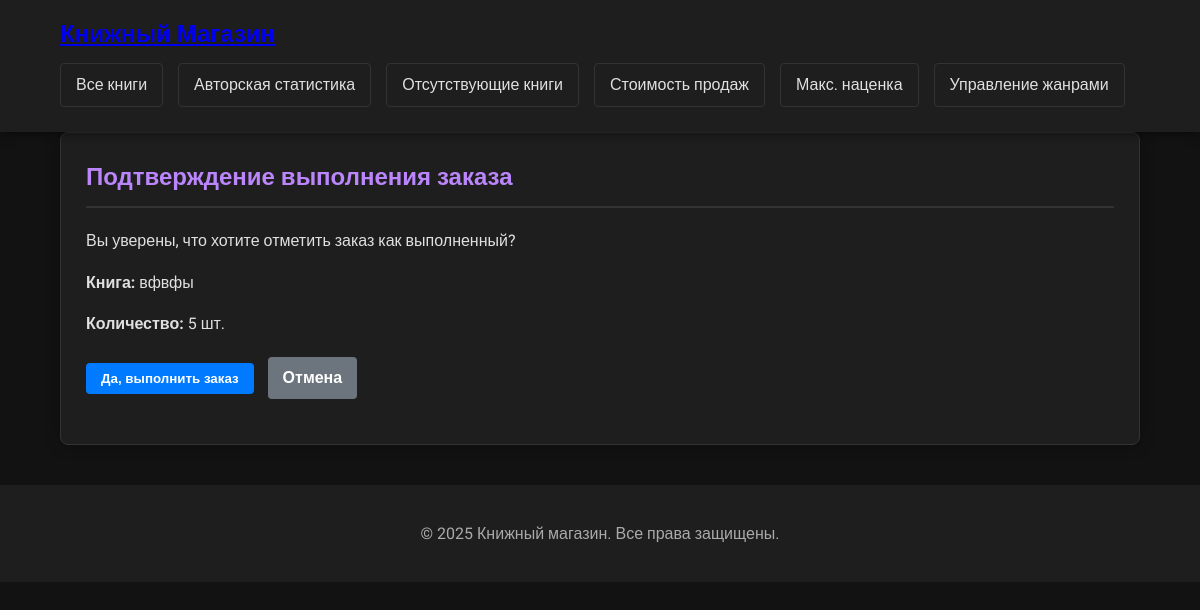
The app's page /books/order/complete/1/, older data.
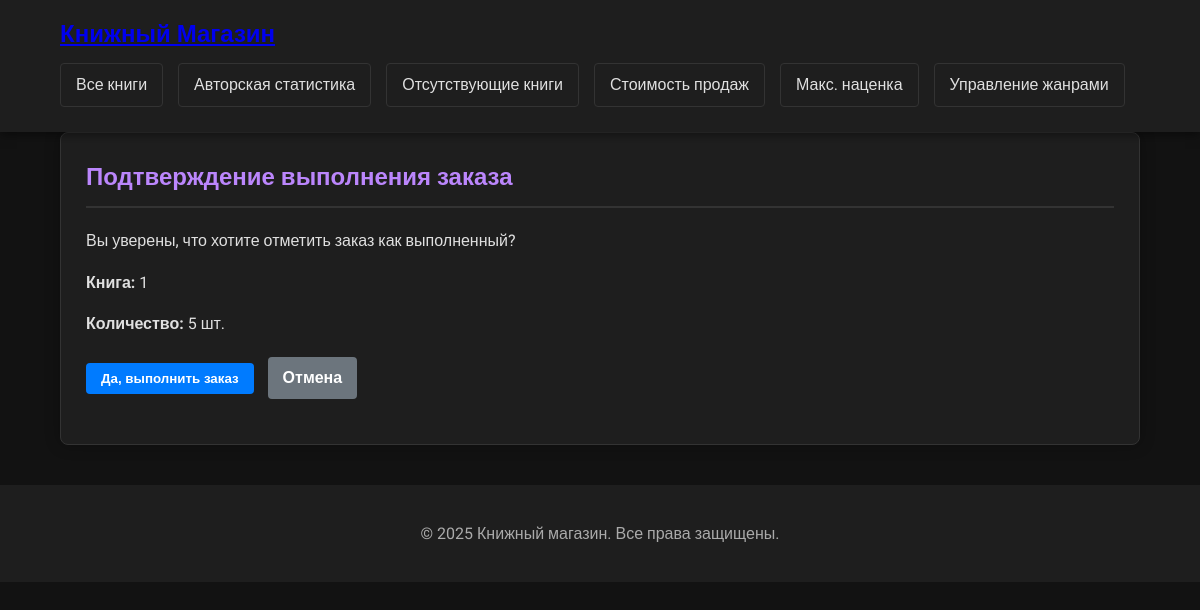
The same page, newer data.
### books/models.py (models this page shows, shortened)
class Order(models.Model):
    book = models.ForeignKey(Book, on_delete=models.CASCADE, verbose_name="Книга")
    quantity = models.PositiveIntegerField(default=1, verbose_name="Количество")
    created_at = models.DateTimeField(auto_now_add=True, verbose_name="Дата заказа")
    completed = models.BooleanField(default=False, verbose_name="Выполнен")

class Book(models.Model):
    MEDIUM_CHOICES = [
        ('P', 'Бумажная'),
        ('E', 'Электронная'),
        ('A', 'Аудио'),
    ]
    title = models.CharField(max_length=200, verbose_name="Название")
    author = models.CharField(max_length=100, verbose_name="Автор")
    code = models.CharField(max_length=50, unique=True, verbose_name="Шифр произведения")
    genre = models.ForeignKey(Genre, on_delete=models.CASCADE, verbose_name="Жанр")
    year = models.PositiveIntegerField(verbose_name="Год издания")
    pages = models.PositiveIntegerField(verbose_name="Количество страниц", blank=True, null=True)
    medium = models.CharField(max_length=1, choices=MEDIUM_CHOICES, verbose_name="Носитель")
    wholesale_price = models.DecimalField(max_digits=10, decimal_places=2, verbose_name="Оптовая цена")
    retail_price = models.DecimalField(max_digits=10, decimal_places=2, verbose_name="Розничная цена")
    stock = models.PositiveIntegerField(default=0, verbose_name="В наличии")
    sold = models.PositiveIntegerField(default=0, verbose_name="Продано")

### books/views.py (the view, shortened to what this page needs)
# urls.py: path('order/complete/<int:order_id>/', views.complete_order, name='complete_order'),
@transaction.atomic
def complete_order(request, order_id):
    order = get_object_or_404(Order, id=order_id)
    return render(request, 'books/order_confirm.html', {'order': order})

### books/templates/books/order_confirm.html (shortened to what this page needs)
{% extends 'books/base.html' %}
{% block content %}
<div class="card">
    <h2>Подтверждение выполнения заказа</h2>
    <p>Вы уверены, что хотите отметить заказ как выполненный?</p>
    <p><strong>Книга:</strong> {{ order.book.title }}</p>
    <p><strong>Количество:</strong> {{ order.quantity }} шт.</p>
    <form method="post">
        <button type="submit" class="btn btn-primary">Да, выполнить заказ</button>
        <a href="{% url 'missing_books' %}" class="btn btn-secondary">Отмена</a>
    </form>
</div>
{% endblock %}

Row changes from the older to the newer data that the page shows:
changed Order: book "вфвфы" → "1"
